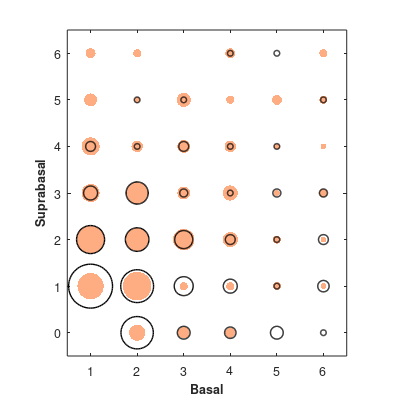
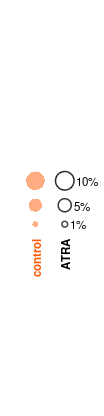

Write the MATLAB code that produced these figures, in order.
function oesophagus_atra_comparison_bubble_plot

% control
ts3(1) = 22/7;
data3{1} = sparse([
	 0  0 39 14  7  4  1  0;
	 0 59 24  6  3  0  0  0;
	32 33 17 15  1  1  0  0;
	 5 11 10  2  3  1  0  0;
	 4  6  3  1  1  0  1  0;
	 5  1  1  2  1  0  1  0;
	 1  4  3  2  0  1  0  1;
	 0  1  0  0  0  0  1  0;
	 0  0  0  0  1  0  0  0;
	 0  0  1  0  1  0  0  0;
	 0  0  0  1  0  0  0  0;
	 0  0  0  0  1  0  0  0
	]);
data3{1}(0+1,:) = 0;
tot{1} = sum(sum(data3{1}));

% ATRA
ts3(2) = 3;
data3{2} = sparse([
	0	31	23	21	10	7	1	0	0	1	0	0	0;
	9	21	24	10	10	5	3	0	1	0	0	0	0;
	8	25	16	14	4	1	2	1	1	0	0	0	0;
	4	2	14	5	5	6	0	2	1	0	0	1	0;
	3	2	7	7	4	2	3	3	1	0	0	0	0;
	0	2	2	1	1	3	0	0	1	0	0	0	0;
	0	1	1	2	1	2	2	1	0	1	0	0	0;
	1	0	0	1	0	5	0	0	0	1	0	0	0;
	0	0	0	0	0	1	3	0	0	0	0	1	0;
	0	0	0	0	1	0	2	0	0	0	0	0	0;
	0	0	0	0	0	1	1	0	0	0	0	1	0;
	0	0	0	0	0	0	0	0	0	0	0	1	0;
	0	0	0	0	0	0	1	0	0	0	1	0	0]);
data3{2}(15+1,12+1) = 1;
data3{2}(17+1, 7+1) = 1;
data3{2}(19+1,10+1) = 1;
data3{2}(19+1,20+1) = 1;
data3{2}(0+1,:) = 0;
data3{2}(1+1,0+1) = 0;
tot{2} = sum(sum(data3{2}));

colours = [
 0.996078, 0.360784, 0.027451;
% 0.996078, 0.988235, 0.0352941;
 0.541176, 0.713725, 0.027451;
 0.145098, 0.435294, 0.384314;
 0.00784314, 0.509804, 0.929412;
 0.152941, 0.113725, 0.490196;
 0.470588, 0.262745, 0.584314;
 0.890196, 0.0117647, 0.490196;
 0.905882, 0.027451, 0.129412
];

kk=6;

fh = figure;
ah = newplot;
set(ah, 'NextPlot', 'add');
set(ah, 'FontName', 'Helvetica', 'FontSize', 9);
xlabel(ah, 'Basal', 'FontName', 'Helvetica', 'FontSize', 9, 'FontWeight', 'bold');
ylabel(ah, 'Suprabasal', 'FontName', 'Helvetica', 'FontSize', 9, 'FontWeight', 'bold');
set(ah, 'DataAspectRatio', [1 1 1]);
set(ah, 'XLim', [0.5 kk+0.5], 'YLim', [-0.5 kk+0.5]);
%set(ah, 'XAxisLocation', 'top', 'YDir', 'reverse', 'Box', 'on');
set(ah, 'Box', 'on');

for i=2:kk+1
    for j=1:kk+1
        if data3{2}(i,j) > 0
            r = sqrt(data3{2}(i,j)/tot{2});
            rectangle('Position', [i-1-r j-1-r 2*r 2*r], 'Curvature', [1 1], ...
                'FaceColor', colours(1,:) * 0.50 + [1 1 1] * 0.50, 'EdgeColor', 'none');
        end
        
        if data3{1}(i,j) > 0
            r = sqrt(data3{1}(i,j)/tot{2});
            rectangle('Position', [i-1-r j-1-r 2*r 2*r], 'Curvature', [1 1], ...
                'FaceColor', 'none', 'EdgeColor', 'k', 'LineWidth', 1);
        end
        
    end
end

set(fh, 'PaperUnits', 'inches');
w = 4; h = 4;
set(fh, 'PaperSize', [w h]);
set(fh, 'PaperPosition', [0 0 w h]);

print(fh, '-dpdf', '-painters', 'oesophaguse-atra-comparison-plot');

close(fh);

% make the legend

fh = figure;
ah = newplot(fh);
set(ah, 'NextPlot', 'add');
set(ah, 'FontName', 'Helvetica', 'FontSize', 9);
set(ah, 'DataAspectRatio', [1 1 1]);
set(ah, 'XLim', [-0.5 2.0], 'YLim', [-0.5 kk+0.5]);
set(ah, 'Visible', 'off');

labels = {'1%', '5%', '10%'};
r = sqrt([1 5 10] / 100);
y = 2 + cumsum(2*r) + [0 0.2 0.4];
for i = 1:numel(r)
    rectangle('Position', [0-r(i) y(i)-r(i) 2*r(i) 2*r(i)], 'Curvature', [1 1], ...
        'FaceColor', colours(1,:) * 0.50 + [1 1 1] * 0.50, 'EdgeColor', 'none');
    rectangle('Position', [1-r(i) y(i)-r(i) 2*r(i) 2*r(i)], 'Curvature', [1 1], ...
        'FaceColor', 'none', 'EdgeColor', 'k', 'LineWidth', 1);
    text(1.1+r(i), y(i), labels{i}, ...
        'FontName', 'Helvetica', 'FontSize', 8, 'Color', 'k');
end

text(0, 1.8-sqrt(0.01), 'control', 'Rotation', 90, 'HorizontalAlignment', 'Right', ...
    'FontName', 'Helvetica', 'FontSize', 8, 'FontWeight', 'bold', 'Color', colours(1,:));
text(1, 1.8-sqrt(0.01), 'ATRA', 'Rotation', 90, 'HorizontalAlignment', 'Right', ...
    'FontName', 'Helvetica', 'FontSize', 8, 'FontWeight', 'bold', 'Color', 'k');

set(fh, 'PaperUnits', 'inches');
w = 1; h = 4;
set(fh, 'PaperSize', [w h]);
set(fh, 'PaperPosition', [0 0 w h]);

print(fh, '-dpdf', '-painters', 'oesophaguse-atra-comparison-plot-legend');

close(fh);

end
